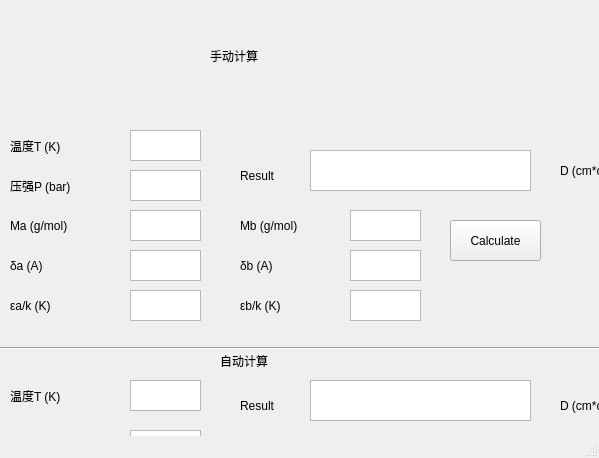
<?xml version="1.0" encoding="UTF-8"?>
<ui version="4.0">
 <class>MainWindow</class>
 <widget class="QMainWindow" name="MainWindow">
  <property name="geometry">
   <rect>
    <x>0</x>
    <y>0</y>
    <width>599</width>
    <height>458</height>
   </rect>
  </property>
  <property name="windowTitle">
   <string>MainWindow</string>
  </property>
  <widget class="QWidget" name="centralwidget">
   <widget class="QLabel" name="label">
    <property name="geometry">
     <rect>
      <x>10</x>
      <y>130</y>
      <width>91</width>
      <height>31</height>
     </rect>
    </property>
    <property name="text">
     <string>温度T (K)</string>
    </property>
   </widget>
   <widget class="QLabel" name="label_2">
    <property name="geometry">
     <rect>
      <x>10</x>
      <y>170</y>
      <width>101</width>
      <height>31</height>
     </rect>
    </property>
    <property name="text">
     <string>压强P (bar)</string>
    </property>
   </widget>
   <widget class="QLabel" name="label_3">
    <property name="geometry">
     <rect>
      <x>10</x>
      <y>210</y>
      <width>91</width>
      <height>31</height>
     </rect>
    </property>
    <property name="text">
     <string>Ma (g/mol)</string>
    </property>
   </widget>
   <widget class="QLabel" name="label_4">
    <property name="geometry">
     <rect>
      <x>10</x>
      <y>250</y>
      <width>81</width>
      <height>31</height>
     </rect>
    </property>
    <property name="text">
     <string>δa (A)</string>
    </property>
   </widget>
   <widget class="QLabel" name="label_5">
    <property name="geometry">
     <rect>
      <x>10</x>
      <y>290</y>
      <width>81</width>
      <height>31</height>
     </rect>
    </property>
    <property name="text">
     <string>εa/k (K)</string>
    </property>
   </widget>
   <widget class="QLabel" name="label_6">
    <property name="geometry">
     <rect>
      <x>240</x>
      <y>210</y>
      <width>91</width>
      <height>31</height>
     </rect>
    </property>
    <property name="text">
     <string>Mb (g/mol)</string>
    </property>
   </widget>
   <widget class="QLabel" name="label_7">
    <property name="geometry">
     <rect>
      <x>240</x>
      <y>250</y>
      <width>81</width>
      <height>31</height>
     </rect>
    </property>
    <property name="text">
     <string>δb (A)</string>
    </property>
   </widget>
   <widget class="QLabel" name="label_8">
    <property name="geometry">
     <rect>
      <x>240</x>
      <y>290</y>
      <width>81</width>
      <height>31</height>
     </rect>
    </property>
    <property name="text">
     <string>εb/k (K)</string>
    </property>
   </widget>
   <widget class="QLabel" name="label_10">
    <property name="geometry">
     <rect>
      <x>10</x>
      <y>380</y>
      <width>81</width>
      <height>31</height>
     </rect>
    </property>
    <property name="text">
     <string>温度T (K)</string>
    </property>
   </widget>
   <widget class="QLabel" name="label_11">
    <property name="geometry">
     <rect>
      <x>10</x>
      <y>430</y>
      <width>111</width>
      <height>31</height>
     </rect>
    </property>
    <property name="text">
     <string>压强P (bar)</string>
    </property>
   </widget>
   <widget class="QLabel" name="label_9">
    <property name="geometry">
     <rect>
      <x>10</x>
      <y>480</y>
      <width>91</width>
      <height>31</height>
     </rect>
    </property>
    <property name="text">
     <string>元素a</string>
    </property>
   </widget>
   <widget class="QLabel" name="label_12">
    <property name="geometry">
     <rect>
      <x>10</x>
      <y>530</y>
      <width>91</width>
      <height>31</height>
     </rect>
    </property>
    <property name="text">
     <string>元素b</string>
    </property>
   </widget>
   <widget class="QLabel" name="label_13">
    <property name="geometry">
     <rect>
      <x>240</x>
      <y>390</y>
      <width>61</width>
      <height>31</height>
     </rect>
    </property>
    <property name="text">
     <string>Result</string>
    </property>
   </widget>
   <widget class="QLabel" name="label_14">
    <property name="geometry">
     <rect>
      <x>240</x>
      <y>150</y>
      <width>71</width>
      <height>51</height>
     </rect>
    </property>
    <property name="text">
     <string>Result</string>
    </property>
   </widget>
   <widget class="QPushButton" name="BTN1">
    <property name="geometry">
     <rect>
      <x>450</x>
      <y>220</y>
      <width>91</width>
      <height>41</height>
     </rect>
    </property>
    <property name="text">
     <string>Calculate</string>
    </property>
   </widget>
   <widget class="QPushButton" name="BTN2">
    <property name="geometry">
     <rect>
      <x>450</x>
      <y>450</y>
      <width>91</width>
      <height>41</height>
     </rect>
    </property>
    <property name="text">
     <string>Calculate</string>
    </property>
   </widget>
   <widget class="QTextBrowser" name="RES1">
    <property name="geometry">
     <rect>
      <x>310</x>
      <y>150</y>
      <width>221</width>
      <height>41</height>
     </rect>
    </property>
   </widget>
   <widget class="QTextBrowser" name="RES2">
    <property name="geometry">
     <rect>
      <x>310</x>
      <y>380</y>
      <width>221</width>
      <height>41</height>
     </rect>
    </property>
   </widget>
   <widget class="QTextEdit" name="T1">
    <property name="geometry">
     <rect>
      <x>130</x>
      <y>130</y>
      <width>71</width>
      <height>31</height>
     </rect>
    </property>
   </widget>
   <widget class="QTextEdit" name="M1">
    <property name="geometry">
     <rect>
      <x>130</x>
      <y>210</y>
      <width>71</width>
      <height>31</height>
     </rect>
    </property>
   </widget>
   <widget class="QTextEdit" name="A1">
    <property name="geometry">
     <rect>
      <x>130</x>
      <y>250</y>
      <width>71</width>
      <height>31</height>
     </rect>
    </property>
   </widget>
   <widget class="QTextEdit" name="E1">
    <property name="geometry">
     <rect>
      <x>130</x>
      <y>290</y>
      <width>71</width>
      <height>31</height>
     </rect>
    </property>
   </widget>
   <widget class="QTextEdit" name="M2">
    <property name="geometry">
     <rect>
      <x>350</x>
      <y>210</y>
      <width>71</width>
      <height>31</height>
     </rect>
    </property>
   </widget>
   <widget class="QTextEdit" name="A2">
    <property name="geometry">
     <rect>
      <x>350</x>
      <y>250</y>
      <width>71</width>
      <height>31</height>
     </rect>
    </property>
   </widget>
   <widget class="QTextEdit" name="E2">
    <property name="geometry">
     <rect>
      <x>350</x>
      <y>290</y>
      <width>71</width>
      <height>31</height>
     </rect>
    </property>
   </widget>
   <widget class="QTextEdit" name="T2">
    <property name="geometry">
     <rect>
      <x>130</x>
      <y>380</y>
      <width>71</width>
      <height>31</height>
     </rect>
    </property>
   </widget>
   <widget class="QTextEdit" name="P2">
    <property name="geometry">
     <rect>
      <x>130</x>
      <y>430</y>
      <width>71</width>
      <height>31</height>
     </rect>
    </property>
   </widget>
   <widget class="QTextEdit" name="NAME1">
    <property name="geometry">
     <rect>
      <x>130</x>
      <y>480</y>
      <width>71</width>
      <height>31</height>
     </rect>
    </property>
   </widget>
   <widget class="QTextEdit" name="NAME2">
    <property name="geometry">
     <rect>
      <x>130</x>
      <y>530</y>
      <width>71</width>
      <height>31</height>
     </rect>
    </property>
   </widget>
   <widget class="QTextEdit" name="P1">
    <property name="geometry">
     <rect>
      <x>130</x>
      <y>170</y>
      <width>71</width>
      <height>31</height>
     </rect>
    </property>
   </widget>
   <widget class="Line" name="line">
    <property name="geometry">
     <rect>
      <x>0</x>
      <y>340</y>
      <width>801</width>
      <height>16</height>
     </rect>
    </property>
    <property name="orientation">
     <enum>Qt::Horizontal</enum>
    </property>
   </widget>
   <widget class="QLabel" name="label_15">
    <property name="geometry">
     <rect>
      <x>210</x>
      <y>40</y>
      <width>111</width>
      <height>31</height>
     </rect>
    </property>
    <property name="text">
     <string>手动计算</string>
    </property>
   </widget>
   <widget class="QLabel" name="label_16">
    <property name="geometry">
     <rect>
      <x>220</x>
      <y>350</y>
      <width>91</width>
      <height>21</height>
     </rect>
    </property>
    <property name="text">
     <string>自动计算</string>
    </property>
   </widget>
   <widget class="QLabel" name="label_17">
    <property name="geometry">
     <rect>
      <x>560</x>
      <y>160</y>
      <width>101</width>
      <height>21</height>
     </rect>
    </property>
    <property name="text">
     <string>D (cm*cm/s)</string>
    </property>
   </widget>
   <widget class="QLabel" name="label_18">
    <property name="geometry">
     <rect>
      <x>560</x>
      <y>390</y>
      <width>101</width>
      <height>31</height>
     </rect>
    </property>
    <property name="text">
     <string>D (cm*cm/s)</string>
    </property>
   </widget>
  </widget>
  <widget class="QMenuBar" name="menubar">
   <property name="geometry">
    <rect>
     <x>0</x>
     <y>0</y>
     <width>599</width>
     <height>18</height>
    </rect>
   </property>
  </widget>
  <widget class="QStatusBar" name="statusbar"/>
 </widget>
 <resources/>
 <connections>
  <connection>
   <sender>BTN1</sender>
   <signal>clicked()</signal>
   <receiver>RES1</receiver>
   <slot>show()</slot>
   <hints>
    <hint type="sourcelabel">
     <x>450</x>
     <y>238</y>
    </hint>
    <hint type="destinationlabel">
     <x>324</x>
     <y>168</y>
    </hint>
   </hints>
  </connection>
  <connection>
   <sender>BTN2</sender>
   <signal>clicked()</signal>
   <receiver>RES2</receiver>
   <slot>show()</slot>
   <hints>
    <hint type="sourcelabel">
     <x>450</x>
     <y>468</y>
    </hint>
    <hint type="destinationlabel">
     <x>310</x>
     <y>398</y>
    </hint>
   </hints>
  </connection>
 </connections>
</ui>
